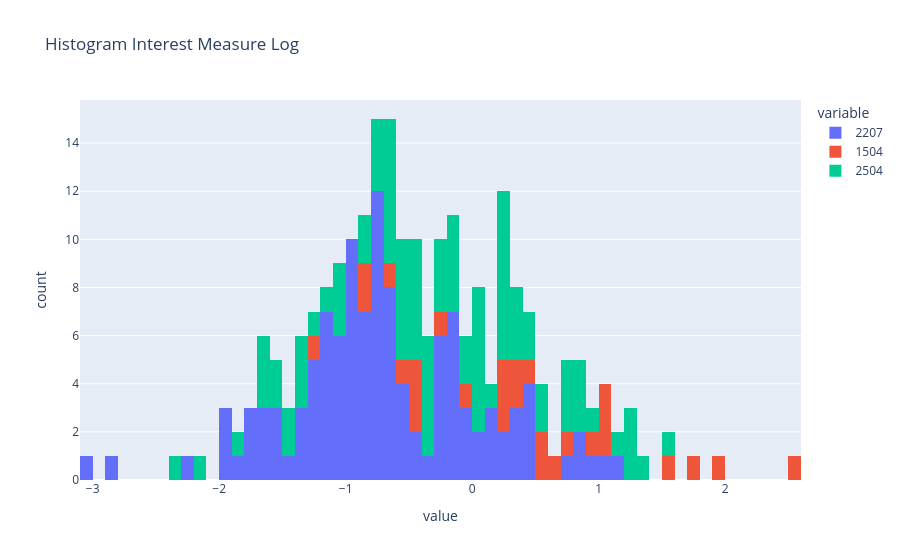

The notebook cell saved with this chart:
### Code cell
px.histogram(df_country_subfield_norm_world_log[["2207", "1504", "2504"]], nbins=100, title="Histogram Interest Measure Log")

### Figure 1 — Plotly figure (JSON) as saved in the notebook; plotly's stock layout.template omitted (floating-point values rounded to 4 significant figures; data arrays with more than 128 entries replaced by an {"elided": "..."} marker saying what was removed)
{"data": [{"bingroup": "x", "hovertemplate": "variable=2207<br>value=%{x}<br>count=%{y}<extra></extra>", "legendgroup": "2207", "marker": {"color": "#636efa", "pattern": {"shape": ""}}, "name": "2207", "nbinsx": 100, "orientation": "v", "showlegend": true, "x": {"elided": "210 float values"}, "xaxis": "x", "yaxis": "y", "type": "histogram"}, {"bingroup": "x", "hovertemplate": "variable=1504<br>value=%{x}<br>count=%{y}<extra></extra>", "legendgroup": "1504", "marker": {"color": "#EF553B", "pattern": {"shape": ""}}, "name": "1504", "nbinsx": 100, "orientation": "v", "showlegend": true, "x": {"elided": "210 float values"}, "xaxis": "x", "yaxis": "y", "type": "histogram"}, {"bingroup": "x", "hovertemplate": "variable=2504<br>value=%{x}<br>count=%{y}<extra></extra>", "legendgroup": "2504", "marker": {"color": "#00cc96", "pattern": {"shape": ""}}, "name": "2504", "nbinsx": 100, "orientation": "v", "showlegend": true, "x": {"elided": "210 float values"}, "xaxis": "x", "yaxis": "y", "type": "histogram"}], "layout": {"xaxis": {"anchor": "y", "domain": [0.0, 1.0], "title": {"text": "value"}}, "yaxis": {"anchor": "x", "domain": [0.0, 1.0], "title": {"text": "count"}}, "legend": {"title": {"text": "variable"}, "tracegroupgap": 0}, "title": {"text": "Histogram Interest Measure Log"}, "barmode": "relative"}}
